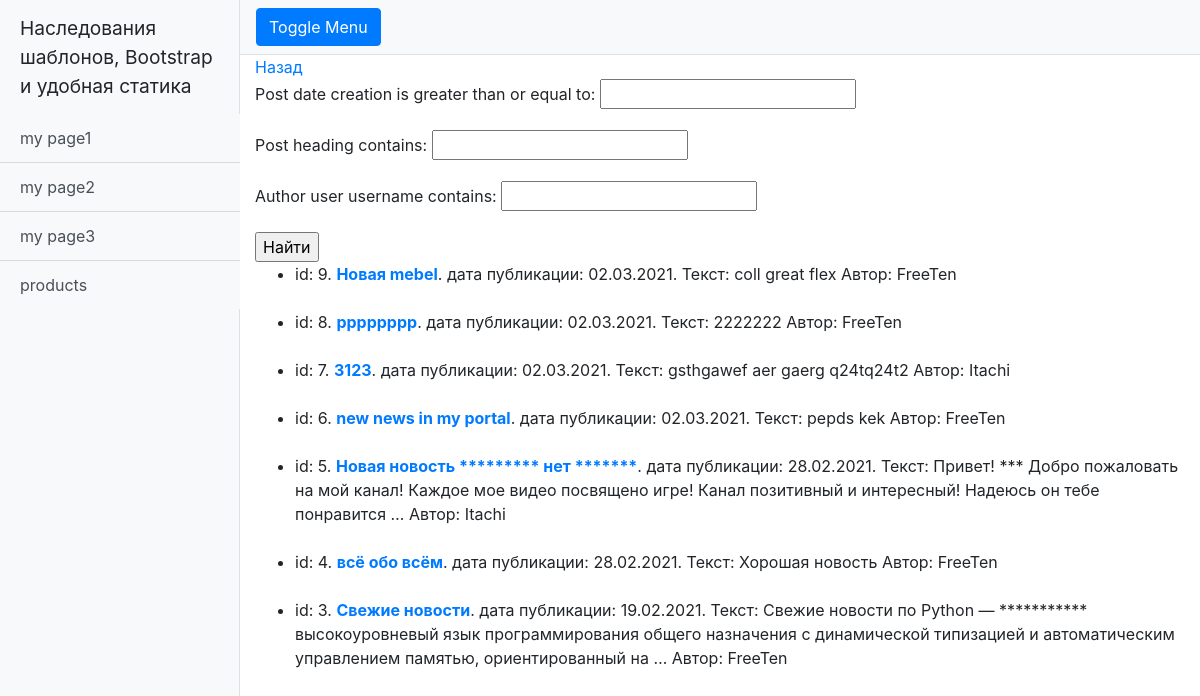
The page /news/search on the database as committed earlier.
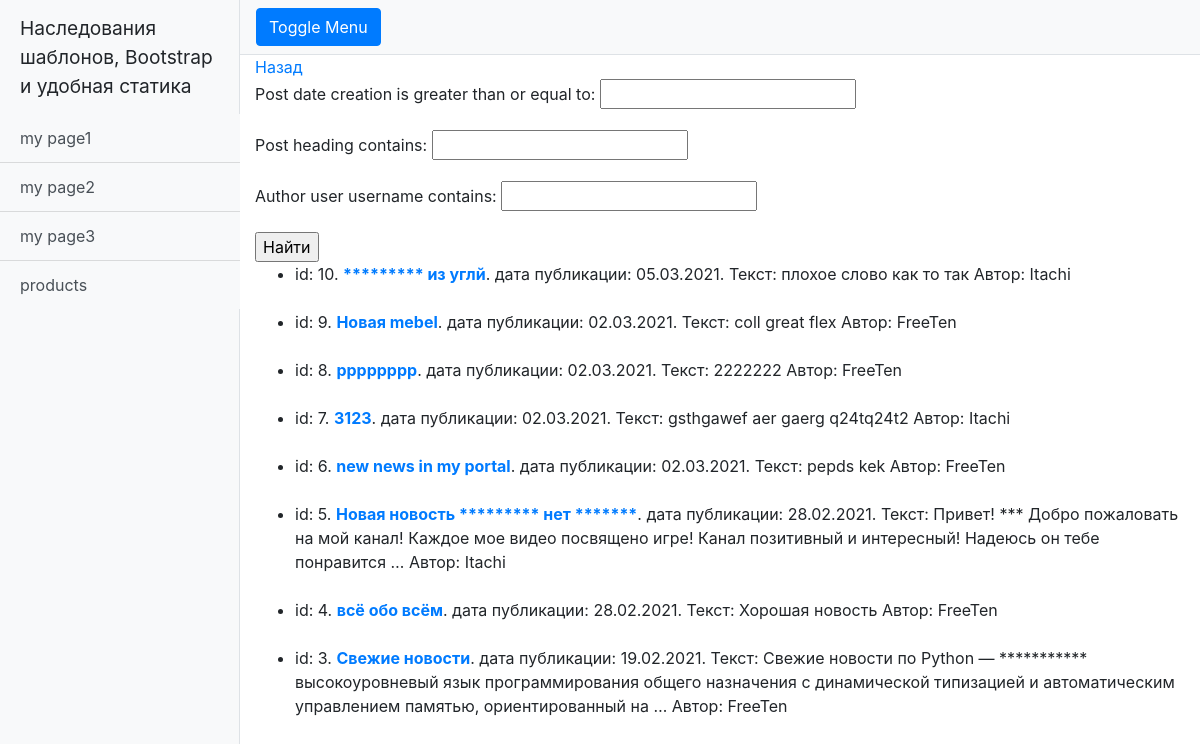
The same page on the database as committed later.
### NewsPaper/models.py (models this page shows, shortened)
class Post(models.Model):
    state = 'ST'
    news = 'NE'
    FIELD = [
        (state, 'Статья'),
        (news, 'Новость')
    ]
    type = models.CharField(max_length=2, choices=FIELD)
    post_date_creation = models.DateTimeField(auto_now_add=True)
    post_heading = models.CharField(max_length=255)
    post_text = models.TextField()
    post_rating = models.IntegerField(default=0)
    author = models.ForeignKey(Author, on_delete=models.CASCADE)
    category = models.ManyToManyField(Category, through='PostCategory')

class Author(models.Model):
    user = models.ForeignKey(User, on_delete=models.CASCADE)
    author_rating = models.IntegerField(default=0)

### NewsPaper/views.py (the view)
# urls.py: path('search', SearchNews.as_view()),
class SearchNews(ListView):
    model = Post
    template_name = 'search.html'
    context_object_name = 'news'
    paginate_by = 1
    queryset = Post.objects.filter(type='NE').order_by('-post_date_creation')
    def get_context_data(self, **kwargs):
        context = super().get_context_data(**kwargs)
        context['filter'] = NewsFilter(self.request.GET, queryset=self.get_queryset())
        return context

### NewsPaper/templatetags/my_filters.py (called while the page is built)
@register.filter(name='censor')
def censor(value):
    if isinstance(value, str):
        censor_words = ['плохоеслово', 'компостер', 'гадость', 'лох']
        split_string = value.split()
        for word in censor_words:
            if word in split_string:
                for j in range(len(split_string)):
                    if word == split_string[j]:
                        split_string[j] = '*' * len(split_string[j])
        return ' '.join(split_string)
    else:
        raise ValueError(f'Ошибка: значение должно быть строкой')

### templates/search.html (shortened to what this page needs)
{% extends 'default.html' %}
{% load my_filters %}
{% block content %}
    <div><a href="/news/">Назад</a></div>
    <form method="GET">
        {{ filter.form.as_p }}
        <input type="submit" value="Найти">
    </form>
    <ul>
    {% for single_news in filter.qs %}
        <li>id: {{ single_news.id }}. <b><a href="/news/{{ single_news.id }}">{{ single_news.post_heading|censor }}</a></b>. дата публикации: {{ single_news.post_date_creation|date:'d.m.Y' }}. Текст: {{ single_news.post_text|truncatewords:20|censor }} Автор: {{ single_news.author.user }}</li>
        <br>
    {% endfor %}
</ul>
{% endblock content %}

Rows that differ between the two databases and show on the page:
added Post: id "10", post_heading|censor "********* из углй", post_date_creation "05.03.2021", post_text|censor "плохое слово как то так", author.user "Itachi"
